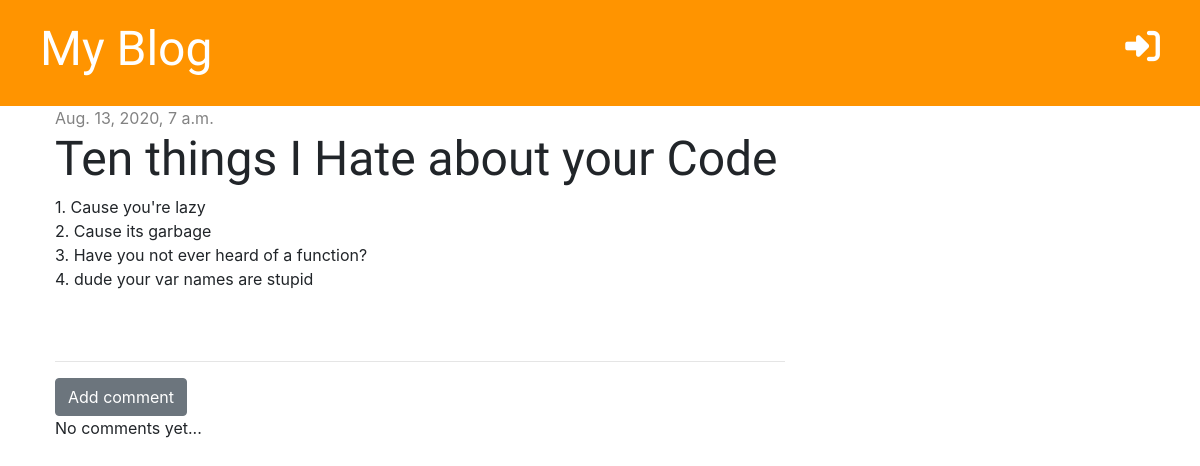
The app's page /post/1/ with its own data.
### blog/models.py (models this page shows, shortened)
class Post(models.Model):
    author = models.ForeignKey('auth.User', on_delete=models.CASCADE)
    title = models.CharField(max_length=200)
    text = models.TextField()
    created_date = models.DateTimeField(default= timezone.now)
    published_date = models.DateTimeField(blank=True, null=True)

### blog/views.py (the view)
# urls.py: path('post/<int:pk>/', views.post_detail, name='post_detail'),
def post_detail(request, pk):
    post = get_object_or_404(Post, pk=pk)
    stuff_for_frontend = {'post': post}
    return render(request, 'blog/post_detail.html', stuff_for_frontend)

### blog/templates/blog/post_detail.html (shortened to what this page needs)
{% extends 'blog/base.html' %}
{% block content %}
     <div class="post">
         {% if post.published_date %}
            <div class="date">
                {{ post.published_date }}
            </div>
         {% else %}
            <a href=""></a>
         {% endif %}
        <h1>{{ post.title }}</h1>
        <p>{{ post.text |linebreaksbr }}</p>
     </div>
    <hr>
    <a href="{% url 'add_comment_to_post' pk=post.pk %}" class="btn btn-secondary">Add comment</a>
    {% for comment in post.comments.all %}
        {% if user.is_authenticated or comment.approved %}
            <div class="comment">
                <div class="date">
                    {{ comment.created_date }}
                </div>
                {% if not comment.approved and user.is_superuser %}
                    <a href="{% url 'comment_approve' pk=comment.pk %}"><i class="fas fa-check-circle"></i></i></a>
                    <a href="{% url 'comment_remove' pk=comment.pk %}"><i class="fas fa-ban"></i></a>
                {% endif %}
                <strong>{{ comment.author }}</strong>
                <p>{{ comment.text }}</p>
            </div>
        {% endif %}
    {% empty %}
        <p>No comments yet...</p>
    {% endfor %}
{% endblock %}

### blog/static/css/blog.css (style rules this page uses)
.date { color: #828282; }
.post { margin-bottom: 70px; }
h1, h2, h3, h4 { font-family: 'Tangerine', 'Inconsolata', 'Droid Sans', serif; font-size: 48px; }

### records on screen
Post: published_date "Aug. 13, 2020, 7 a.m.", title "Ten things I Hate about your Code", text "1. Cause you're lazy 2. Cause its garbage 3. Have you not ever heard of a function? 4. dude your var names are stupid"
